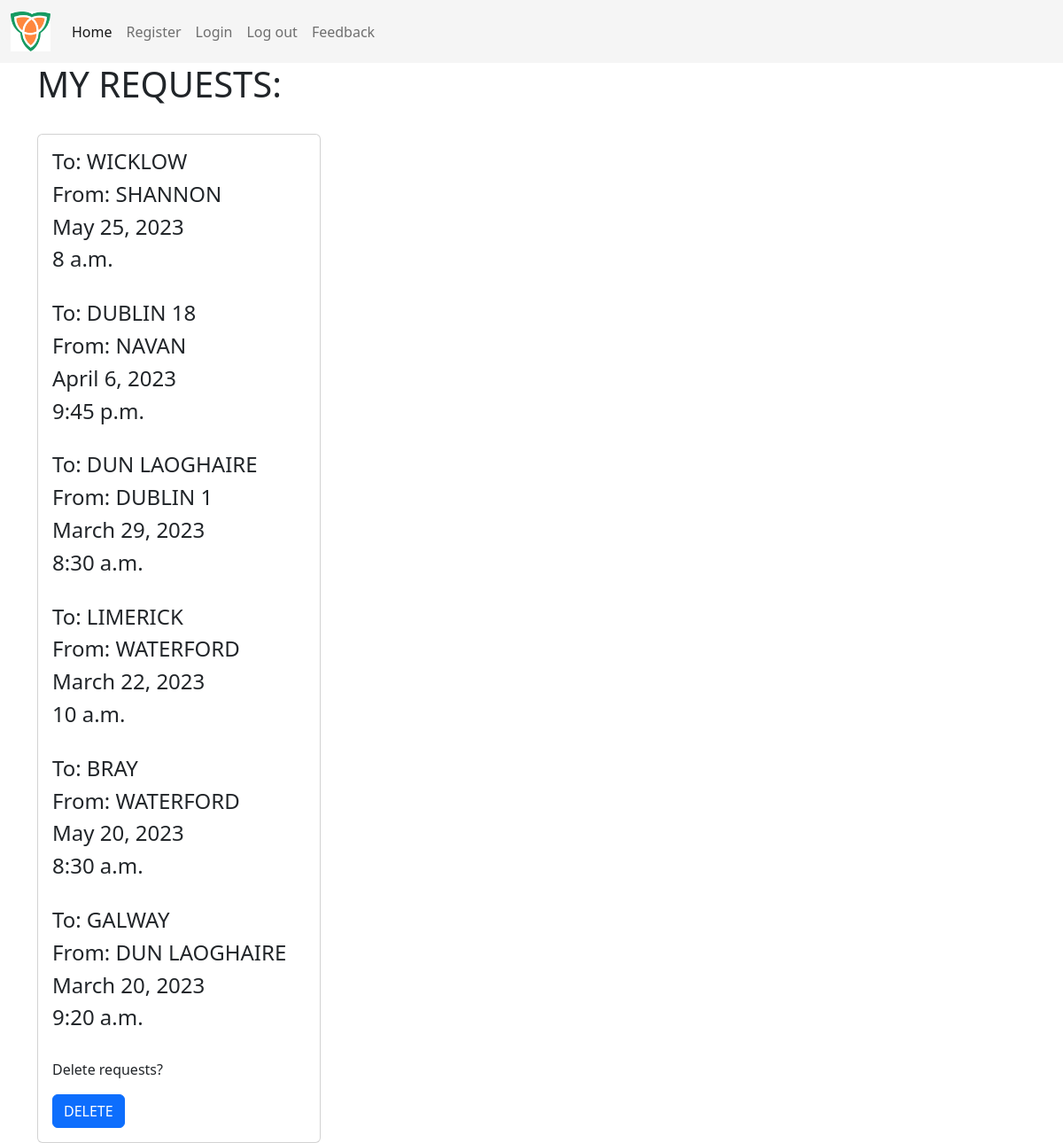
The page /requests/5 on the database its author committed.
### carpool/models.py (models this page shows)
class Post(models.Model):
    text_destination = models.CharField(max_length=140, blank=False, null=False)
    text_origin = models.CharField(max_length=140, blank=False, null=False)
    text_date = models.DateField(blank=False, null=False)
    text_time = models.TimeField(blank=False, null=False)
    user = models.ForeignKey(User, on_delete=models.CASCADE)

### carpool/views.py (the view)
# urls.py: path('requests/<int:pk>', SeeRequests.as_view(), name='requests'),   # url to see the created requests
class SeeRequests(ListView):
    model = Post
    template_name = 'my_requests.html'
    context_object_name = 'post_list'
    def get_queryset(self):  # returns list of published requests
        post_list = Post.objects.filter(user_id=self.kwargs["pk"])
        return post_list

### templates/my_requests.html (shortened to what this page needs)
{% extends "base.html" %}
{% block content %}
     <h1> MY REQUESTS:</h1>
    <br>
    <div class="card" style="width: 20rem;">
      <div class="card-body">
         {% if post_list %}
           {% for postOffers in post_list %}
                 <h4>To: {{ postOffers.text_destination }}</h4>
                 <h4>From: {{ postOffers.text_origin }}</h4>
                 <h4>{{ postOffers.text_date }}</h4>
                 <H4>{{ postOffers.text_time }}</H4>
                  <br>
           {% endfor %}
             <p class="card-text">Delete requests?</p>
        <div>
        <a href="{% url 'carpool:delete' user.id %}" role="button"  class="btn btn-primary" > DELETE </a>
        </div>
         {% endif %}
     </div>
    </div>
{% endblock %}

### rows shown on the page
Post: text_destination "WICKLOW", text_origin "SHANNON", text_date "May 25, 2023", text_time "8 a.m."
Post: text_destination "DUBLIN 18", text_origin "NAVAN", text_date "April 6, 2023", text_time "9:45 p.m."
Post: text_destination "DUN LAOGHAIRE", text_origin "DUBLIN 1", text_date "March 29, 2023", text_time "8:30 a.m."
Post: text_destination "LIMERICK", text_origin "WATERFORD", text_date "March 22, 2023", text_time "10 a.m."
Post: text_destination "BRAY", text_origin "WATERFORD", text_date "May 20, 2023", text_time "8:30 a.m."
Post: text_destination "GALWAY", text_origin "DUN LAOGHAIRE", text_date "March 20, 2023", text_time "9:20 a.m."
